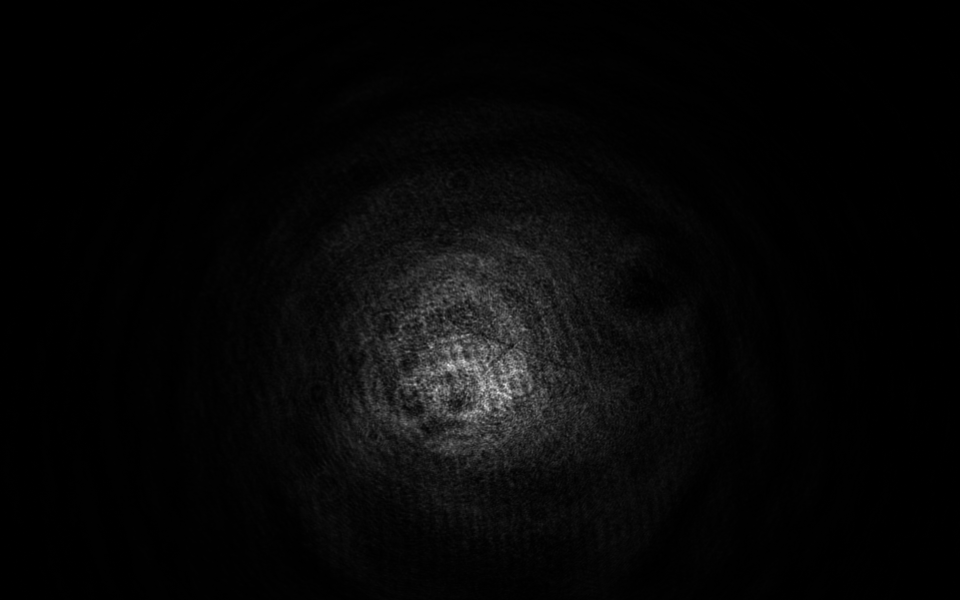
%> input picture figures/dipole trap photo/crossed_beam_dipole_trap.png, 1920 x 1200 px (shown at 1/2 size)
$ octave for_drawing.m   (GNU Octave 9; MATLAB toolbox functions it lacks are replaced by stand-ins)
%> lines starting %> are read from the running program, lines starting %| are printed output that depends on the picture
a = imread('crossed_beam_dipole_trap.png');
%> a is the input picture: size 1200x1920 uint8; min 0, max 250, mean 7

b = a([550:850],[750:1300]);
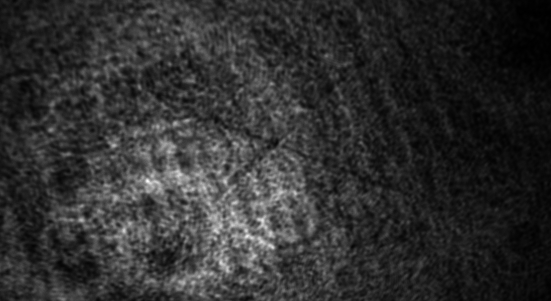
%> b: size 301x551 uint8; min 0, max 250, mean 47.7

imagesc(b)
axis off
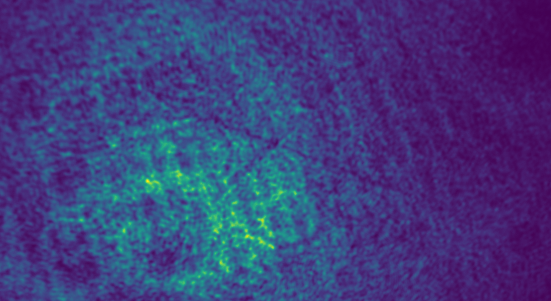
%> displayed picture: size 301x551x3, on the screen's scale of 0 to 255; mean R, G, B 63.5, 62, 125.4
